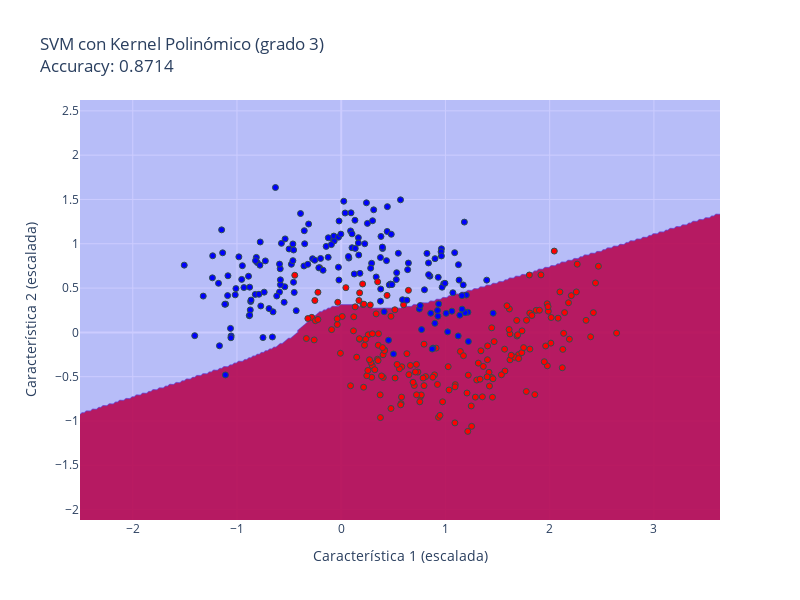

Notebook source saved alongside this figure:
### Markdown cell above
### 3.3. SVM con Kernel Polinómico

### Code cell
svm_poly = SVC(kernel='poly', degree=3, random_state=42)
svm_poly.fit(X_train, y_train)
fig = plot_decision_boundary(svm_poly, X_train, y_train, 'SVM con Kernel Polinómico (grado 3)')
fig.show()

### Figure 1 — Plotly figure (JSON) as saved in the notebook; plotly's stock layout.template omitted (floating-point values rounded to 4 significant figures; data arrays with more than 128 entries replaced by an {"elided": "..."} marker saying what was removed)
{"data": [{"colorscale": [[0, "rgba(0,0,255,0.2)"], [1, "rgba(255,0,0,0.2)"]], "line": {"width": 0}, "showscale": false, "type": "contour", "x": {"elided": "308 float values"}, "y": {"elided": "238 float values"}, "z": {"elided": "238x308 int values"}}, {"marker": {"color": {"elided": "350 int values"}, "colorscale": [[0, "blue"], [1, "red"]], "line": {"color": "DarkSlateGrey", "width": 1}}, "mode": "markers", "showlegend": false, "type": "scatter", "x": {"elided": "350 float values"}, "y": {"elided": "350 float values"}}], "layout": {"height": 600, "title": {"text": "SVM con Kernel Polinómico (grado 3)<br>Accuracy: 0.8714"}, "width": 800, "xaxis": {"title": {"text": "Característica 1 (escalada)"}}, "yaxis": {"title": {"text": "Característica 2 (escalada)"}}}}
